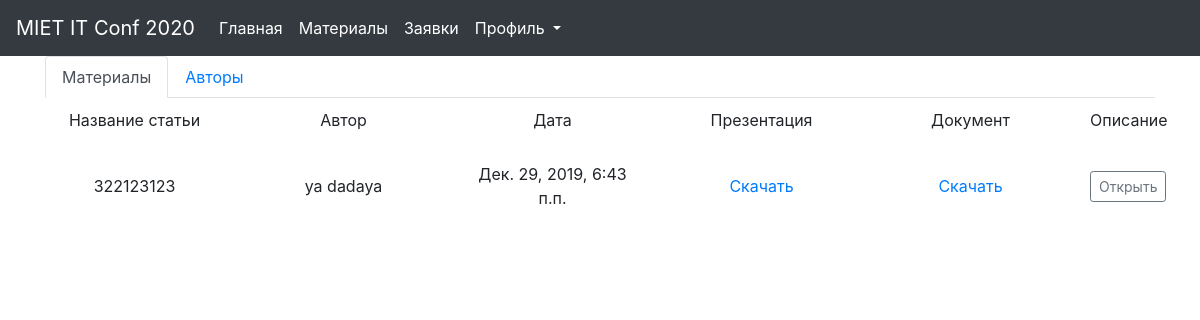
/requests/ (signed in), run on an earlier commit of the app's database.
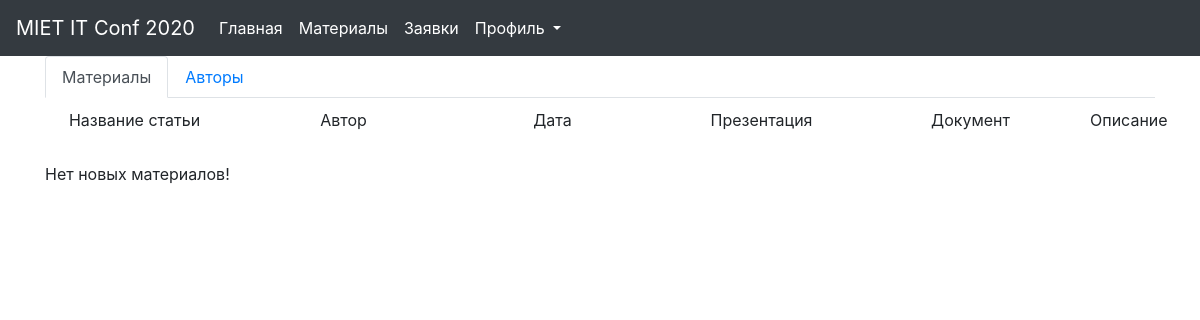
And on a later commit of the database.
### main_app/models.py (models this page shows, shortened)
class Material(models.Model):
    class Meta:
        verbose_name = 'Материал'
        verbose_name_plural = 'Материалы'
        ordering = ['created_at']
    TECH = 'tech_sec'
    SCI = 'sci_sec'
    HEAD = 'head'
    APPROVED = 'approved'
    STATUS_CHOICES = (
        (TECH, 'Проверка оформления'),
        (SCI, 'Проверка тезисов'),
        (HEAD, 'Ожидает подтверждения'),
        (APPROVED, 'Материал подтвержден')
    )
    title = models.CharField(verbose_name='Заголовок',
                             max_length=75)
    description = models.TextField(verbose_name='Описание')
    document = models.FileField(upload_to=upload_path,
                                verbose_name='Документ',
                                null=True)
    presentation = models.FileField(upload_to=upload_path,
                                    verbose_name='Презентация',
                                    null=True)
    status = models.CharField(verbose_name='Статус',
                              choices=STATUS_CHOICES,
                              max_length=255)
    author = models.ForeignKey(User,
                               verbose_name='Автор',
                               on_delete=models.CASCADE)
    section = models.ForeignKey(Section,
                                verbose_name='Секция',
                                on_delete=models.CASCADE)
    show_on_materials_page = models.BooleanField(verbose_name='Показывать на странице с материалами',
                                                 default=False)
    last_update = models.DateTimeField(verbose_name='Последнее обновление',
                                       auto_now=True)
    created_at = models.DateTimeField(verbose_name='Создан',
                                      auto_now_add=True)

### main_app/views.py (the view)
# urls.py: path('requests/', views.requests, name='requests'),
def requests(request):
    if not request.user.userprofile.is_staff:
        return redirect('home') # TO DO: Перенаправление на страницу с ошибкой
    context = {}
    context['materials'] = Material.objects.filter(status=request.user.userprofile.status)
    context['author_requests'] = AuthorApprovalRequest.objects.all()
    return render(request, 'pages/requests.html', context)

### users/models.py (called while the page is built)
    def is_staff(self):
        return self.status in ('tech_sec', 'sci_sec', 'head')

### isconf/templates/pages/requests.html (shortened to what this page needs)
{% extends 'base/base.html' %}
{% block content %}
    <div class="container">
        <ul class="nav nav-tabs" id="myTab" role="tablist">
            <li class="nav-item">
                <a class="nav-link active" id="materials-tab" data-toggle="tab" href="#materials" role="tab" aria-controls="profile" aria-selected="false">Материалы</a>
            </li>
            {% if user.userprofile.status == 'tech_sec' %}
                <li class="nav-item">
                    <a class="nav-link" id="authors-tab" data-toggle="tab" href="#author-requests" role="tab" aria-controls="home" aria-selected="true">Авторы</a>
                </li>
            {% endif %}
        </ul>
        <div class="tab-content" id="myTabContent">
            <div class="tab-pane fade show active" id="materials" role="tabpanel" aria-labelledby="materials-tab">
                <div class="row" style="margin-top: 10px; margin-bottom: 30px;">
                    <div class="col" style="text-align: center">Название статьи</div>
                    <div class="col" style="text-align: center">Автор</div>
                    <div class="col" style="text-align: center">Дата</div>
                    <div class="col" style="text-align: center">Презентация</div>
                    <div class="col" style="text-align: center">Документ</div>
                    <div class="col-1" style="text-align: center">Описание</div>
                </div>
                {% for material in materials %}
                    <div class="row d-flex align-items-center">
                        <div class="col" style="text-align: center">{{ material.title }}</div>
                        <div class="col" style="text-align: center">{{ material.author.first_name }} {{ material.author.last_name }}</div>
                        <div class="col" style="text-align: center">{{ material.created_at }}</div>
                        <div class="col" style="text-align: center">
                            <a href="{% url 'download' path=material.presentation.path %}">Скачать</a>
                        </div>
                        <div class="col" style="text-align: center">
                            <a href="{% url 'download' path=material.document.path %}">Скачать</a>
                        </div>
                        <div class="col-1" style="text-align: center"><a href="#material-id-{{ material.id }}" class="btn btn-sm btn-outline-secondary" data-toggle="collapse" role="button" aria-expanded="false" aria-controls="material-id-{{ material.id }}">Открыть</a></div>
                    </div>
                    </div>
                {% empty %}
                    <p>Нет новых материалов!</p>
                {% endfor %}
        </div>
    </div>
{% endblock %}

What changed in the data, as far as the page shows it:
removed Material: title "322123123", author.first_name "ya", author.last_name "dadaya", created_at "Дек. 29, 2019, 6:43 п.п."
Also different on the page:
text now shown: "Нет новых материалов!"
